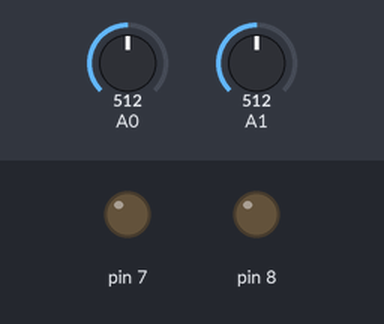
A sketch run on a simulated Arduino Uno, built with avr-gcc and run on an emulated ATmega328P. Shown: output pins drawn as LEDs (lit = HIGH). The test bench sets the inputs (shaded band); at power-on: A0 = 512, A1 = 512.

Above: at 1.2 s.
1.3 s: A0 set to 109
2.8 s: A0 set to 90
At 3.1 s:
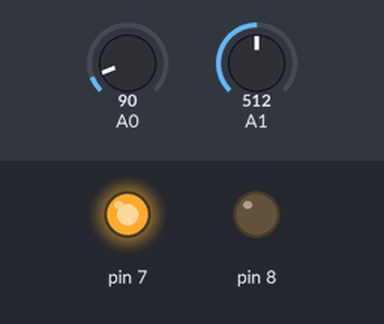
5.8 s: A0 set to 110
At 7.3 s:
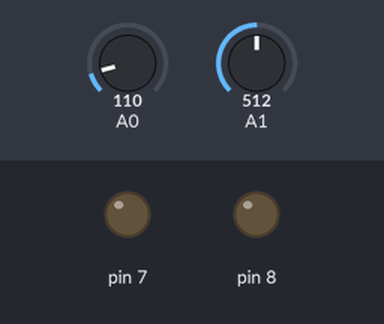
8.3 s: A1 set to 109
9.8 s: A1 set to 94
At 10.8 s:
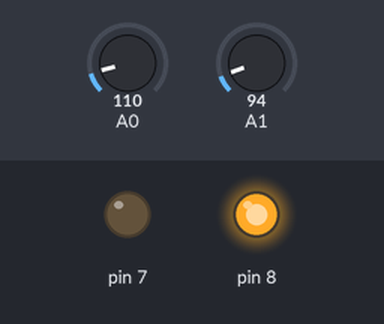
12.8 s: A1 set to 110
At 15.1 s:
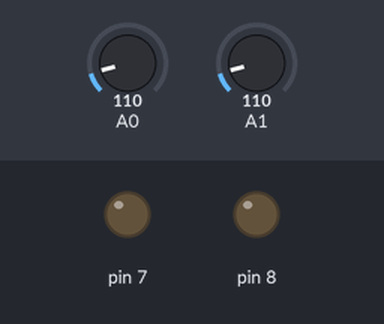
Timing chart, 0 to 16.3 s (numbered marks = the images above; inputs shaded):
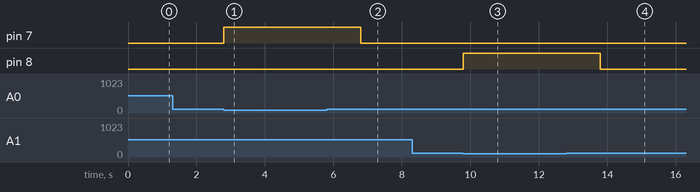

The sketch:

solar.ino
```cpp
int s1,s2;

void setup() {
  Serial.begin(9600);
  pinMode(7,OUTPUT);
  pinMode(8,OUTPUT);

}

void loop() {
  s1=analogRead(A0);
  s2=analogRead(A1);

  if(s1<100)
  {
  digitalWrite(7,HIGH);
  digitalWrite(8,LOW);
  delay(2000);
  digitalWrite(7,LOW);
  digitalWrite(8,LOW);
  }
  if(s2<100)
  {
  digitalWrite(8,HIGH);
  digitalWrite(7,LOW);
  delay(2000);
    digitalWrite(8,LOW);
  digitalWrite(7,LOW);
  }

}
```

Measured:
- the behaviour switches between 100 and 99 on A0 (found by bisection; images 0 and 1)
- the behaviour switches between 100 and 99 on A1 (found by bisection; images 2 and 3)
- after the input at 1.3 s, every drawn part: stays the same
- after the input at 2.8 s, pin 7: LOW → HIGH at once
- after the input at 5.8 s, pin 7: HIGH → LOW after 1.0 s
- after the input at 8.3 s, every drawn part: stays the same
- after the input at 9.8 s, pin 8: LOW → HIGH at once
- after the input at 12.8 s, pin 8: HIGH → LOW after 1.0 s
